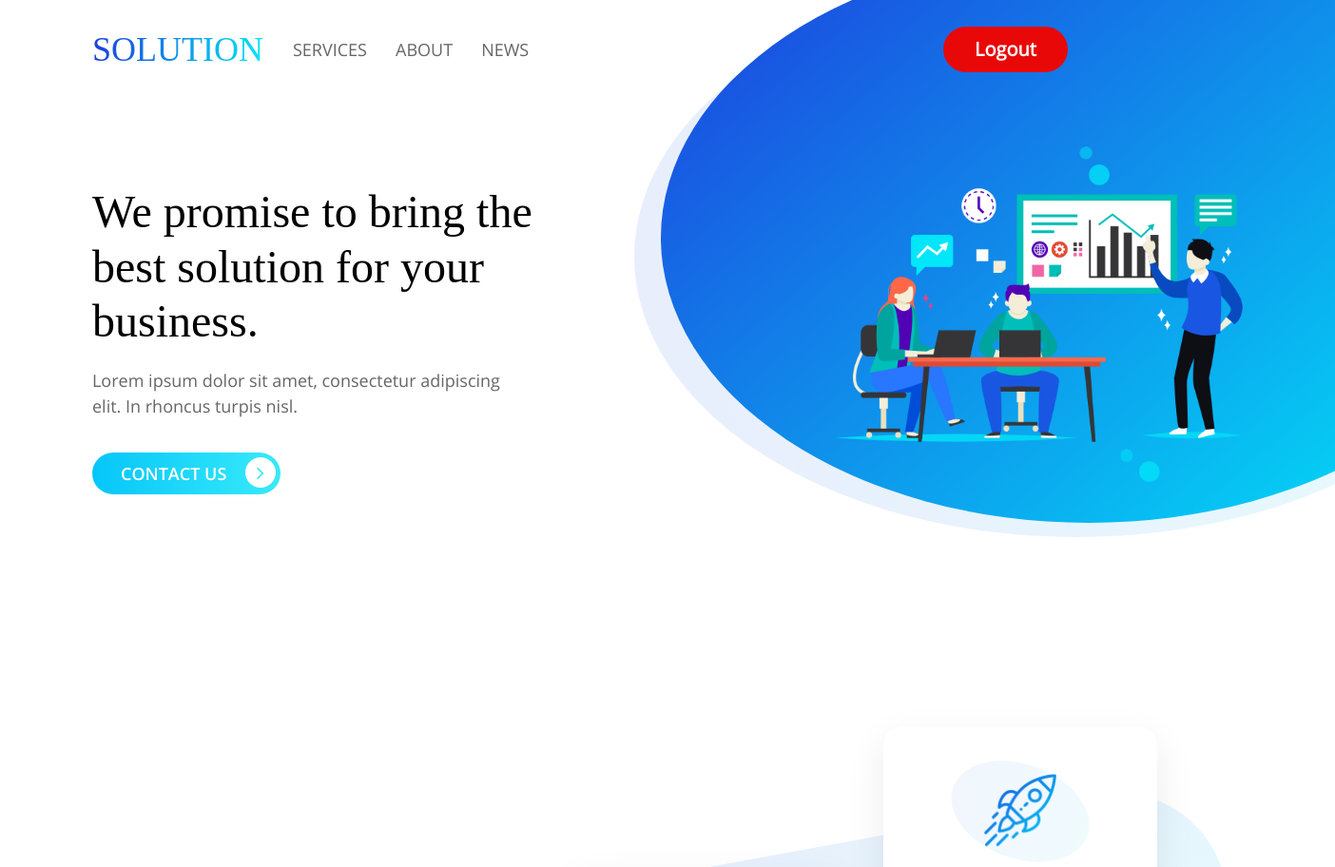
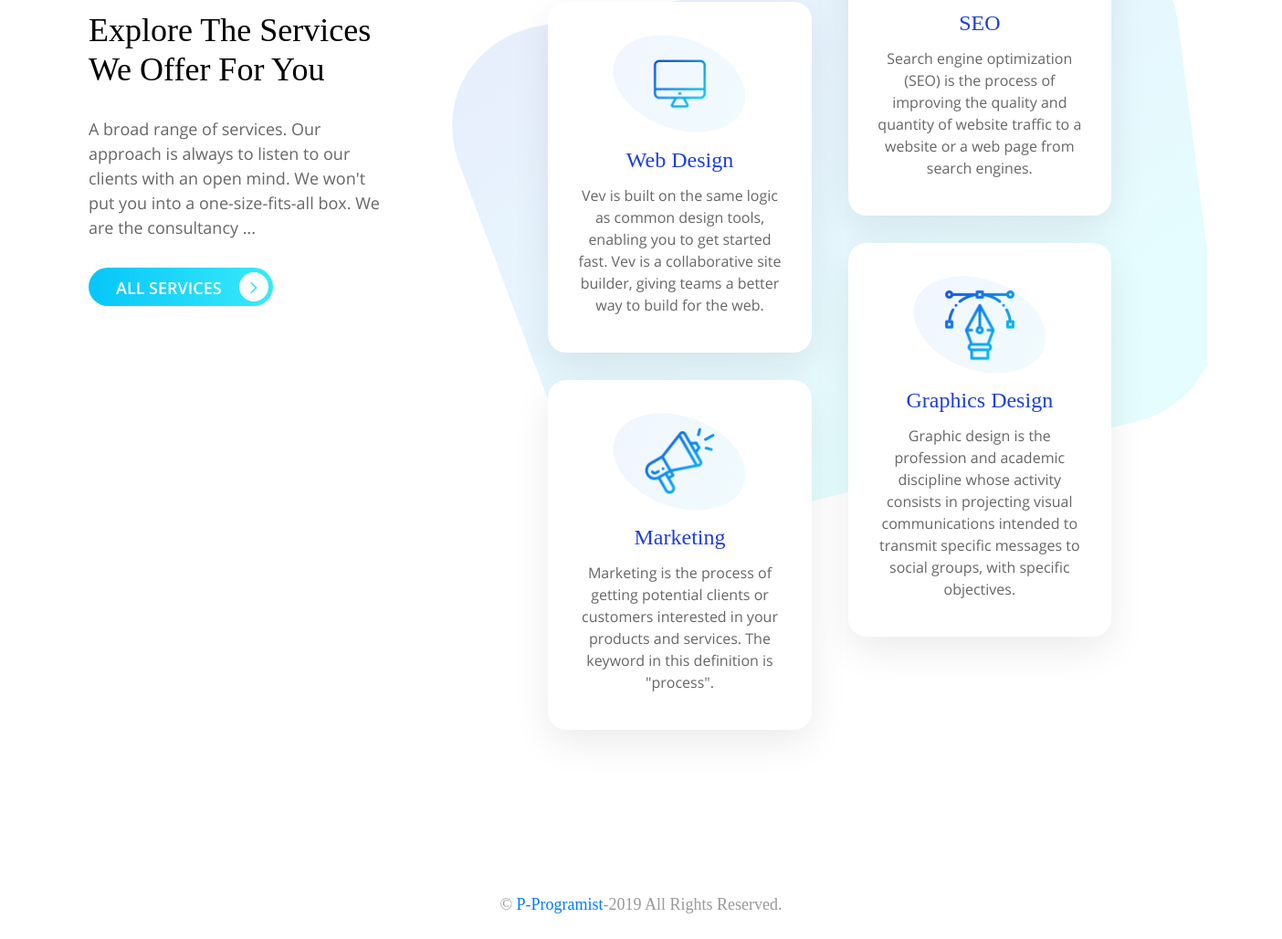
/services/ (signed in), run on the app's committed database (2 pictures, top to bottom).
### main/models.py (models this page shows, shortened)
class TextTextTextSingleServices(models.Model):
    header1 = models.TextField()
    header2 = models.TextField()
    definition = models.TextField()

class ImgTextTextGroupServices1(models.Model):
    img_path = models.CharField(max_length=100)
    title = models.TextField()
    text = models.TextField()

class ImgTextTextGroupServices2(models.Model):
    img_path = models.CharField(max_length=100)
    title = models.TextField()
    text = models.TextField()

### main/views.py (the view)
# urls.py: path("services/", ServicesView.as_view(), name="services_view"),
class ServicesView(LoginRequiredMixin, View):
    def get(self, request):
        data1 = TextTextTextSingleServices.objects.all()
        data2 = ImgTextTextGroupServices1.objects.all()
        data3 = ImgTextTextGroupServices2.objects.all()
        return render(request, template_name="main/services.html",
        context={"data1": data1, "data2": data2, "data3": data3})

### main/templates/main/services.html (shortened to what this page needs)
{% extends 'wrapper.html' %}
{% load static %}
{% block content %}
<div class="container-fluid gtco-features" id="services">
    <div class="container">
        <div class="row">
            <div class="col-lg-4">
                {% for item in data1 %}
                <h2> {{ item.header1 }}<br />
                    {{ item.header2 }} </h2>
                <p> {{ item.definition }} </p>
                {% endfor %}
                <a href="#">All Services <i class="fa fa-angle-right" aria-hidden="true"></i></a>
            </div>
            <div class="col-lg-8">
                <div class="row">
                    <div class="col">
                        {% for item in data2 %}
                        <div class="card text-center">
                            <div class="oval"><img class="card-img-top" src="{% static item.img_path %}"
                                alt=""></div>
                            <div class="card-body">
                                <h3 class="card-title">{{ item.title }}</h3>
                                <p class="card-text">{{ item.text }}</p>
                            </div>
                        </div>
                        {% endfor %}
                    </div>
                    <div class="col">
                        {% for item in data3 %}
                        <div class="card text-center">
                            <div class="oval"><img class="card-img-top" src="{% static item.img_path %}"
                                    alt=""></div>
                            <div class="card-body">
                                <h3 class="card-title">{{ item.title }}</h3>
                                <p class="card-text">{{ item.text }}</p>
                            </div>
                        </div>
                        {% endfor %}
                    </div>
                </div>
            </div>
        </div>
    </div>
</div>
{% endblock content %}

### main/static/css/style.css (style rules this page uses)
p { font-family: "OpenSans-Regular"; color: #666666; font-size: 18px; }
body { overflow: hidden; overflow-y: auto; font-family: "OpenSans-Regular"; }
@media (min-width: 1200px) { .container { max-width: 1240px; } }
.gtco-banner-area a, .gtco-feature a, .gtco-features a, .gtco-news .owl-carousel .card a, #gtco-footer .submit-button { background-image: -moz-linear-gradient(0deg, #06c6f9 0%, #38eaf9 100%); background-image: -webkit-linear-gradient(0deg, #06c6f9 0%, #38eaf9 100%); background-image: -ms-linear-gradient(0deg, #06c6f9 0%, #38eaf9 100%); font-size: 18px; font-family: "OpenSans-Semibold"; color: #fff; border-radius: 50px; padding: 5px 30px; display: inline-block; text-transform: uppercase; padding-right: 5px; text-decoration: none !important; }
.gtco-banner-area a .fa, .gtco-feature a .fa, .gtco-features a .fa, .gtco-news .owl-carousel .card a .fa, #gtco-footer .submit-button .fa { background: #fff; border-radius: 50%; height: 32px; width: 32px; color: #37eaf9; font-size: 22px; text-align: center; padding-top: 5px; margin-left: 15px; }
.gtco-feature h2, .gtco-features h2 { font-family: "Lato-Regular"; color: #000000; font-size: 36px; margin-bottom: 30px; }
.card { border: none; background: transparent; }
.gtco-features { margin-top: 100px; }
.gtco-features svg { position: absolute; margin-left: -100px; margin-top: 100px; }
.gtco-features h2 { margin-top: 200px; }
.gtco-features .col-lg-4 p { max-width: 320px; margin-bottom: 30px; }
.gtco-features .col-lg-8 { padding: 10px 100px; }
.gtco-features .col-lg-8 .row .col:first-child { margin-top: 150px; }
.gtco-features .col-lg-8 .card { background: #fff; margin: 30px 5px; padding: 20px 10px; border-radius: 20px; box-shadow: 0 15px 40px 0 rgba(0, 0, 0, 0.08); }
.gtco-features .col-lg-8 .card .oval { background: linear-gradient(to right, #f1f6fd, #f0fbfe); padding: 10px; width: 150px; border-radius: 50%; margin: auto; transform: rotate(20deg); margin-top: 20px; }
.gtco-features .col-lg-8 .card .card-img-top { max-width: 0.8in; margin: 0 auto; transform: rotate(-20deg); }
.gtco-features .col-lg-8 .card h3 { font-family: "Lato-Regular"; font-size: 24px; color: #1d3ede; }
.gtco-features .col-lg-8 .card p { font-size: 16px; }

### data on the page
TextTextTextSingleServices: header1 "Explore The Services", header2 "We Offer For You", definition "A broad range of services. Our approach is always to listen to our clients with an open mind. We won't put you into a one-size-fits-all box. We are the consultancy ..."
ImgTextTextGroupServices1: img_path (picture), title "Web Design", text "Vev is built on the same logic as common design tools, enabling you to get started fast. Vev is a collaborative site builder, giving teams a better way to build for the web."
ImgTextTextGroupServices1: img_path (picture), title "Marketing", text "Marketing is the process of getting potential clients or customers interested in your products and services. The keyword in this definition is \"process\"."
ImgTextTextGroupServices2: img_path (picture), title "SEO", text "Search engine optimization (SEO) is the process of improving the quality and quantity of website traffic to a website or a web page from search engines."
ImgTextTextGroupServices2: img_path (picture), title "Graphics Design", text "Graphic design is the profession and academic discipline whose activity consists in projecting visual communications intended to transmit specific messages to social groups, with specific objectives."
